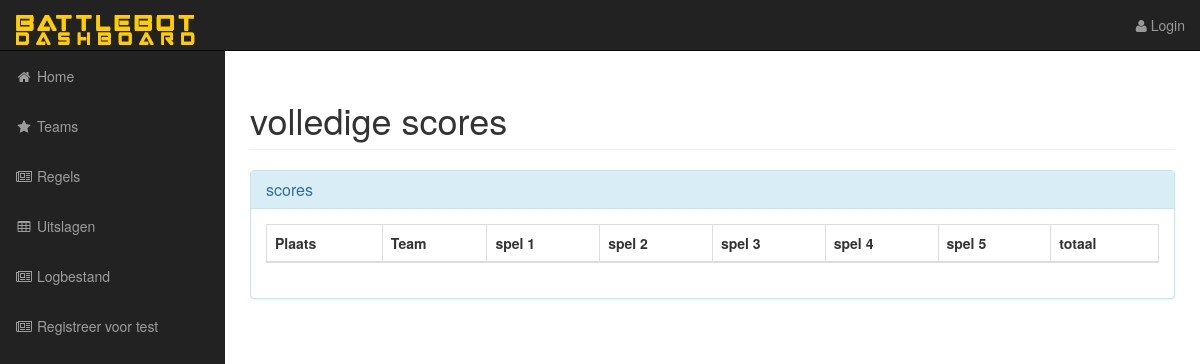
The app's page /standen.php, older data.
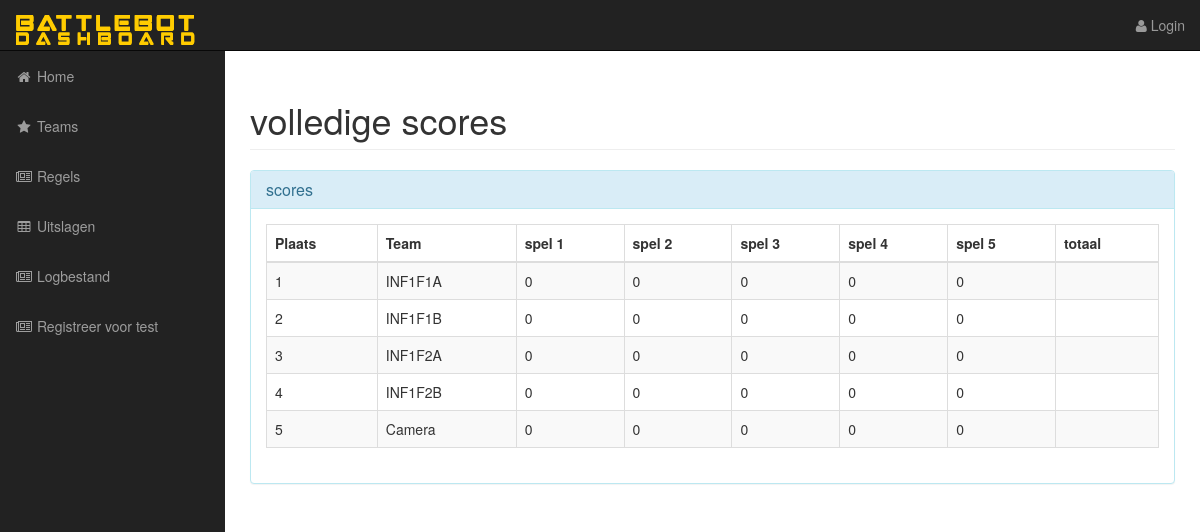
The same page, newer data.
### tables this page shows
CREATE TABLE IF NOT EXISTS `Battlebot` (
  `Battlebot_ID` INT NOT NULL AUTO_INCREMENT,
  `Botgeluidje` VARCHAR(350) NULL,
  `Botnaam` VARCHAR(30) NOT NULL,
  `Spel_1` INT NULL DEFAULT 0,
  `Spel_2` INT NULL DEFAULT 0,
  `Spel_3` INT NULL DEFAULT 0,
  `Spel_4` INT NULL DEFAULT 0,
  `Spel_5` INT NULL DEFAULT 0,
  `Totaalpunten` INT NULL DEFAULT 0,
  `Afbeeldingpath` VARCHAR(500) NULL,
  PRIMARY KEY (`Battlebot_ID`),
  UNIQUE INDEX `Groepnaam_UNIQUE` (`Botnaam` ASC));

### standen.php (the view, shortened to what this page needs)
<?php
include 'include/db_connection.php';
?>
<!DOCTYPE html>
<html lang="en">
<head>
    <?php
    include 'include/head.php';
    ?>
</head>
<body>
<?php
include 'include/navigation.php';
?>
<div id="wrapper">
    <div id="page-wrapper">
        <div class="container-fluid">
            <div class="row">
                <div class="col-lg-12">
                    <h1 class="page-header">
                       volledige scores
                    </h1>
                </div>
            </div>
            <div class="row">
                <div class="col-lg-12">
                    <div class="panel panel-info">
                        <div class="panel-heading">
                            <h3 class="panel-title"><i class="fa-fw"></i> scores</h3>
                        </div>
                        <div class="panel-body">
                            <div class="table-responsive">
                                <table class="table table-bordered table-hover table-striped">
                                    <?php
                                    $tel = 1;
                                    $DBtable = "battlebot";
                                    $DBcommand = "SELECT * FROM $DBtable ORDER BY Totaalpunten DESC ";
                                    $DBresult = mysqli_query($connection, $DBcommand);
                                    ?>
                                    <thead>
                                    <tr>
                                        <th>Plaats</th>
                                        <th>Team</th>
                                        <th>spel 1</th>
                                        <th>spel 2</th>
                                        <th>spel 3</th>
                                        <th>spel 4</th>
                                        <th>spel 5</th>
                                        <th>totaal</th>
                                    </tr>
                                    </thead>
                                    <tbody>
                                    <?php
                                    while ($row = mysqli_fetch_assoc($DBresult)) {
                                        echo "<tr>";
                                        echo "<td>$tel</td>";
                                        echo "<td>{$row['Botnaam']}</td>";
                                        echo "<td>{$row['Spel_1']}</td>";
                                        echo "<td>{$row['Spel_2']}</td>";
                                        echo "<td>{$row['Spel_3']}</td>";
                                        echo "<td>{$row['Spel_4']}</td>";
                                        echo "<td>{$row['Spel_5']}</td>";
                                        echo "<td>{$row['Totaalpunten']}</td>";
                                        echo "</tr>";
                                        $tel++;
                                    }
                                    ?>
                                    </tbody>
                                </table>
                            </div>
                        </div>
                    </div>
                </div>
            </div>
        </div>
    </div>
</div>
</body>
</html>

### include/head.php (shortened to what this page needs)
<link href="css/bootstrap.min.css" rel="stylesheet">
<link href="css/sb-admin.css" rel="stylesheet">
<link href="css/plugins/morris.css" rel="stylesheet">
<link href="font-awesome/css/font-awesome.min.css" rel="stylesheet" type="text/css">
<link href="css/style.css" rel="stylesheet">
<link href="css/controller.css" rel="stylesheet">

### include/navigation.php (shortened to what this page needs)
<nav class="navbar navbar-inverse navbar-fixed-top" role="navigation">
    <div class="navbar-header">
        <a class="navbar-brand" href="index.php"><img src="images/logobattlebot2.png" class="img-responsive" alt="logo"></a>
    </div>
    <ul class="nav navbar-right top-nav">
        <li class="dropdown">
            <?php
            if (isset($_SESSION['User_ID'])) {
                echo '<a href="logout.php"><i class="fa fa-user"></i> Logout</a>';
            } else {
                echo '<a href="login.php"><i class="fa fa-user"></i> Login</a>';
            }
            ?>
        </li>
    </ul>
    <div class="collapse navbar-collapse navbar-ex1-collapse">
        <ul class="nav navbar-nav side-nav">
            <li>
                <a href="index.php"><i class="fa fa-fw fa-home"></i> Home</a>
            </li>
            <li>
                <a href="teams.php"><i class="fa fa-fw fa-star"></i> Teams</a>
            </li>
            <li>
                <a href="regels.php"><i class="fa fa-fw fa-newspaper-o"></i> Regels</a>
            </li>
            <li>
                <a href="standen.php"><i class="fa fa-fw fa-table"></i> Uitslagen</a>
            </li>
            <li>
                <a href="log.php"><i class="fa fa-fw fa-newspaper-o"></i> Logbestand</a>
            </li>
            <li>
                <a href="signUp.php"><i class="fa fa-fw fa-newspaper-o"></i> Registreer voor test</a>
            </li>
        </ul>
    </div>
</nav>

### css/sb-admin.css (style rules this page uses)
body { margin-top: 100px; background-color: #whitesmoke; }
@media (min-width:768px) { body { margin-top: 50px; } }
#wrapper { padding-left: 0; }
#page-wrapper { width: 100%; padding: 0; background-color: #whitesmoke; }
@media (min-width:768px) { #wrapper { padding-left: 225px; } }
@media (min-width:768px) { #page-wrapper { padding: 10px; } }
.top-nav { padding: 0 15px; }
.top-nav>li { display: inline-block; float: left; }
.top-nav>li>a { padding-top: 15px; padding-bottom: 15px; line-height: 20px; color: #999; }
@media (min-width:768px) { .side-nav { position: fixed; top: 51px; left: 225px; width: 225px; margin-left: -225px; border: none; border-radius: 0; overflow-y: auto; background-color: #222; bottom: 0; overflow-x: hidden; padding-bottom: 40px; } }
@media (min-width:768px) { .side-nav>li>a { width: 225px; } }

Row changes from the older to the newer data that the page shows:
added battlebot: Botnaam "INF1F1A", Spel_1 "0", Spel_2 "0", Spel_3 "0", Spel_4 "0", Spel_5 "0"
added battlebot: Botnaam "INF1F1B", Spel_1 "0", Spel_2 "0", Spel_3 "0", Spel_4 "0", Spel_5 "0"
added battlebot: Botnaam "INF1F2A", Spel_1 "0", Spel_2 "0", Spel_3 "0", Spel_4 "0", Spel_5 "0"
added battlebot: Botnaam "INF1F2B", Spel_1 "0", Spel_2 "0", Spel_3 "0", Spel_4 "0", Spel_5 "0"
added battlebot: Botnaam "Camera", Spel_1 "0", Spel_2 "0", Spel_3 "0", Spel_4 "0", Spel_5 "0"
